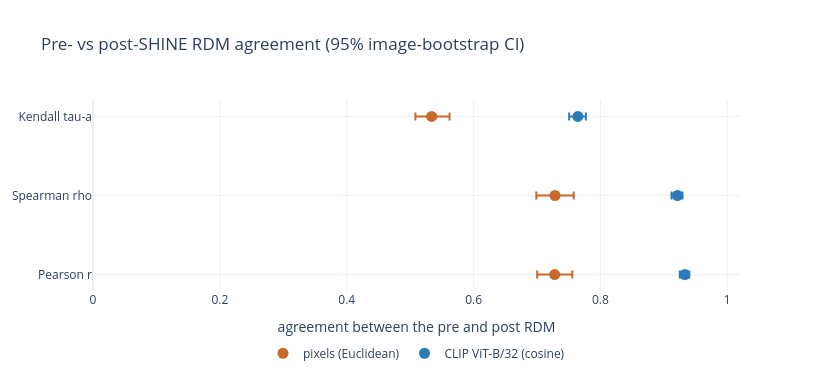

Notebook cell for this chart:
### Markdown cell above
## 1. How similar are the two RDMs?

- **Kendall tau-a** and **Spearman rho**: do the two RDMs order the image pairs the same way? (tau-a is the primary rank statistic throughout the project; ties are not removed from its denominator.)
- **Pearson r** on the raw distances: do they agree *linearly*, not just in rank?
- **Mean distance, post / pre**: did SHINE change the overall scale of the space? Rank statistics cannot see this.

### Code cell
boot = {s: sensory.bootstrap_rdm_agreement(*RDMS[s], n_boot=N_BOOT, seed=SEED,
                                           cache_path=SENSORY_CACHE_DIR / f"{s}_bootstrap.npz") for s in SPACES}
tables = {s: sensory.agreement_table(*RDMS[s], boot[s]) for s in SPACES}
for s in SPACES:
    print(f"{SPACE_LABEL[s]}  ({N_BOOT} image-bootstrap draws)")
    print(tables[s].round(3).to_string(), "\n")
sensory.fig_agreement_forest(tables).show()

### Figure 1 — Plotly figure (JSON) as saved in the notebook; plotly's stock layout.template omitted (floating-point values rounded to 4 significant figures)
{"data": [{"error_x": {"array": [0.02821, 0.02946, 0.02787], "arrayminus": [0.02569, 0.0295, 0.02749], "color": "#c8692b", "symmetric": false, "type": "data"}, "marker": {"color": "#c8692b", "size": 11}, "mode": "markers", "name": "pixels (Euclidean)", "type": "scatter", "x": [0.5339, 0.7284, 0.7278], "y": ["Kendall tau-a", "Spearman rho", "Pearson r"]}, {"error_x": {"array": [0.01261, 0.007985, 0.006953], "arrayminus": [0.0137, 0.009292, 0.008012], "color": "#2b7bb9", "symmetric": false, "type": "data"}, "marker": {"color": "#2b7bb9", "size": 11}, "mode": "markers", "name": "CLIP ViT-B/32 (cosine)", "type": "scatter", "x": [0.7644, 0.9214, 0.933], "y": ["Kendall tau-a", "Spearman rho", "Pearson r"]}], "layout": {"height": 380, "legend": {"orientation": "h", "x": 0.5, "xanchor": "center", "y": -0.25}, "title": {"text": "Pre- vs post-SHINE RDM agreement (95% image-bootstrap CI)"}, "width": 820, "xaxis": {"range": [0, 1.02], "title": {"text": "agreement between the pre and post RDM"}}, "yaxis": {"autorange": "reversed"}}}
